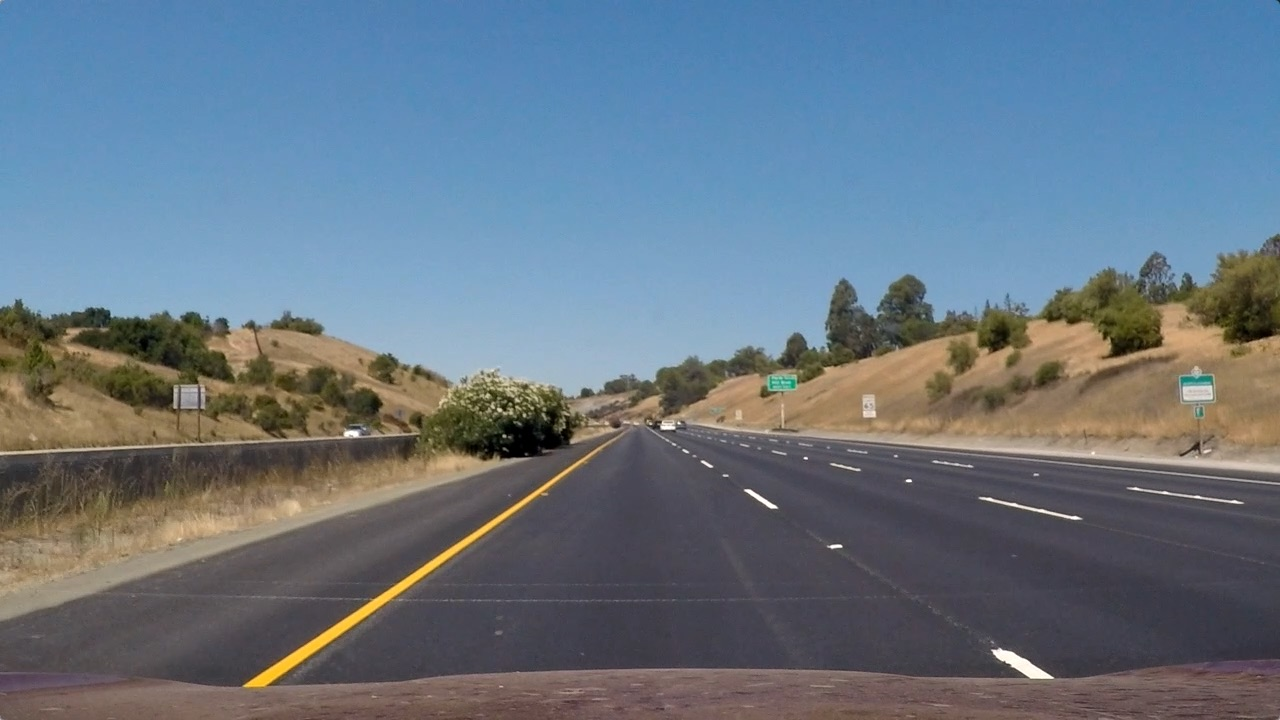
#> input picture test_images/straight_lines1.jpg, 1280 x 720 px; its folder holds only this picture in this run
$ python colorAndGradientThresholding.py   (older library calls are emulated)
#> lines starting #> are read from the running program, lines starting #| are printed output that depends on the picture; after the words box and inside, x2 and y2 are one past the last pixel; in counts of white or black regions, pixels touching at a corner belong together
### misc.py
import os
import matplotlib.pyplot as plt
import cv2

def getFileRelativeFilepathsInDirectory(dirName: str) -> [str]:
    """
    Gets relative file paths for given directory. Is NOT recursive amd ONLY
    searches for files, nothing else. Will return empty list if nothing is found or
    dirName does not exist.
    :param dirName: The root dir of where the file search should happen
    :return: Returns list with relative file paths as strings
    """
#> called with dirName = 'test_images'
    relativeFilepath = []
    for root, dirs, files in os.walk(dirName):
        for f in files:
            relativeFilepath.append(os.path.relpath(os.path.join(root, f), "."))
#> further down, img is the input picture: shape (720, 1280, 3); mean B, G, R 131.2, 117.7, 103.2
    return relativeFilepath

# [21 lines left out: functions showBeforeAfter, showImageInNewFigure, not called in this run]

def getFilenameFromPath(path):
    return os.path.basename(path)

def showFigureUntilKeyHit():
    plt.waitforbuttonpress()

# [9 lines left out: function putTextInImage, not called in this run]

### colorAndGradientThresholding.py
import cv2
import numpy as np


def absSobelThreshFilter(image, orient='x', sobelKernel=6, thresh=(0, 255)):
    # Use lightness channel of HLS color space for better performance over grayscale
#> called with orient = 'x', sobelKernel = 5, thresh = (15, 200)
    hls = cv2.cvtColor(image, cv2.COLOR_RGB2HLS)
#> hls: shape (720, 1280, 3); mean of channels 0, 1, 2 74.1, 117, 66.1
    l_channel = hls[:, :, 1]
    # Take the derivative in x or y given orient = 'x' or 'y'
    if orient == 'x':
        sobel = cv2.Sobel(l_channel, cv2.CV_64F, 1, 0, ksize=sobelKernel)
    else:
        sobel = cv2.Sobel(l_channel, cv2.CV_64F, 0, 1)
    # Get absolute value, direction is of no importance
    absSobel = np.absolute(sobel)
    # Scale to max value and apply threshold filter
    binaryImg = scaleAndApplyThresholdsOnAbsoluteSobel(absSobel, thresh)
#> in scaleAndApplyThresholdsOnAbsoluteSobel, `binaryImg = convertToBinaryFilter(scaledSobel, thresh)`:
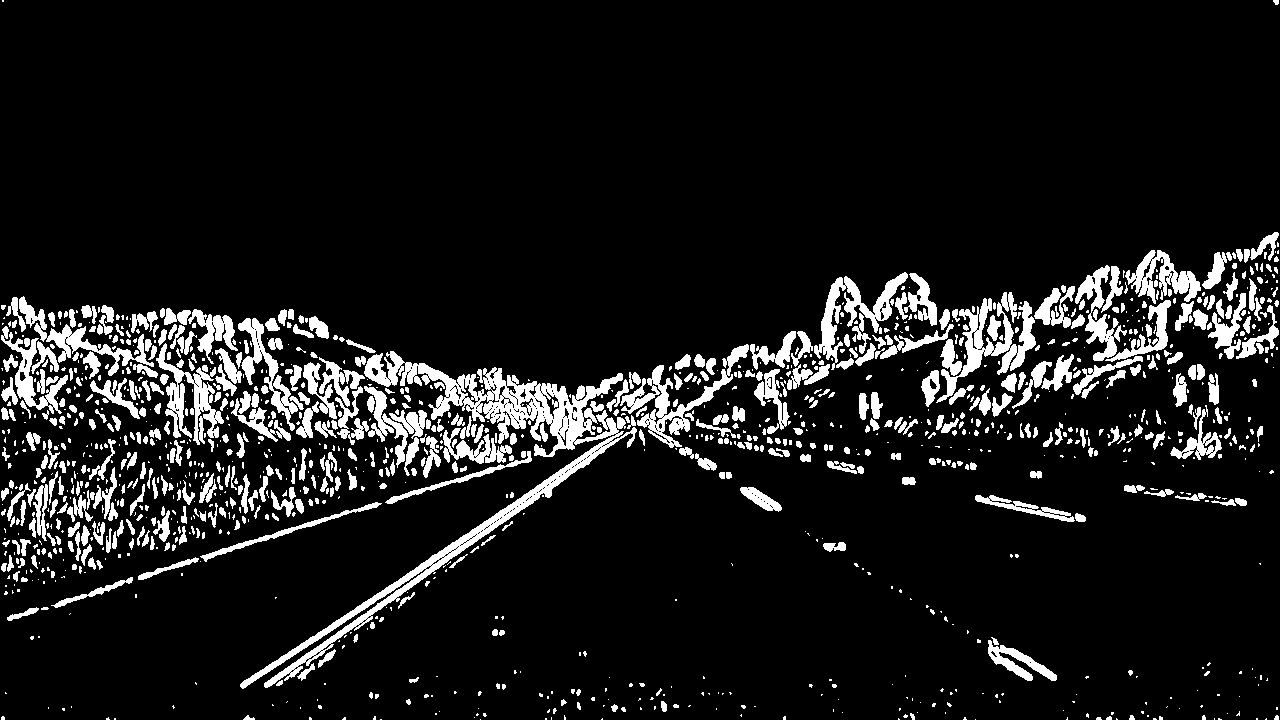
#> binaryImg: shape (720, 1280); values 0 (black) and 1 (white), 10.2% white; 1338 white regions (775 under 20 px), largest, box (x1, y1, x2, y2) and area: (240, 351, 637, 689) 13546, (936, 292, 1036, 403) 3073, (620, 344, 749, 448) 2718
    return binaryImg

def magSobelThreshFilter(image, sobelKernel=6, magThresh=(0, 255)):
    # Use lightness channel of HLS color space for better performance over grayscale
#> called with sobelKernel = 5, magThresh = (38, 124)
    hls = cv2.cvtColor(image, cv2.COLOR_RGB2HLS)
    lChannel = hls[:, :, 1]
    # Apply Sobel in both directions
    sobelX = cv2.Sobel(lChannel, cv2.CV_64F, 1, 0, ksize=sobelKernel)
    sobelY = cv2.Sobel(lChannel, cv2.CV_64F, 0, 1, ksize=sobelKernel)
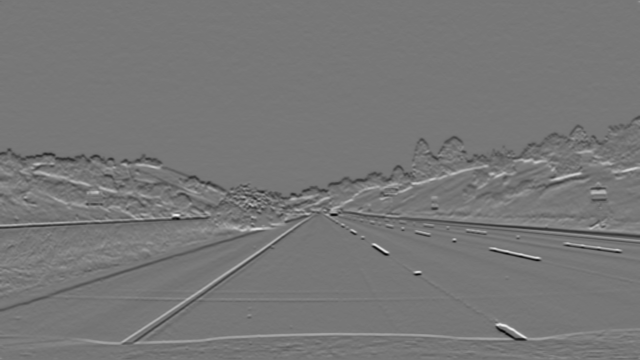
#> sobelY: shape (720, 1280) float64 (shown at 1/2 size); min -4268, max 4848, mean -5.5; drawn with min black and max white
    # Get absolute sum out of both, we are targeting for the magnitude,
    # no filtering for either direction
    absSobel = np.sqrt(np.square(sobelX) + np.square(sobelY))
    # Scale to max value and apply threshold filter
    binaryImg = scaleAndApplyThresholdsOnAbsoluteSobel(absSobel, magThresh)

    return binaryImg

def scaleAndApplyThresholdsOnAbsoluteSobel(absoluteSobel, thresh=(0, 255)):
    # Scale to max found value and convert to resolution 8bit
    scaledSobel = np.uint8(255 * absoluteSobel / np.max(absoluteSobel))
    # Convert to binary image
    binaryImg = convertToBinaryFilter(scaledSobel, thresh)

    return binaryImg

def convertToBinaryFilter(img, thresh=(0, 255)):
    # Prepare empty binary image
    binaryImg = np.zeros_like(img)
    # Only keep those pixels that are between the threshold
    binaryImg[(img >= thresh[0]) & (img <= thresh[1])] = 1
    return binaryImg

def sChannelThreshFilter(img, thresh=(0,255)):
#> called with thresh = (103, 200)
    hls = cv2.cvtColor(img, cv2.COLOR_RGB2HLS)
    sChannel = hls[:, :, 2]
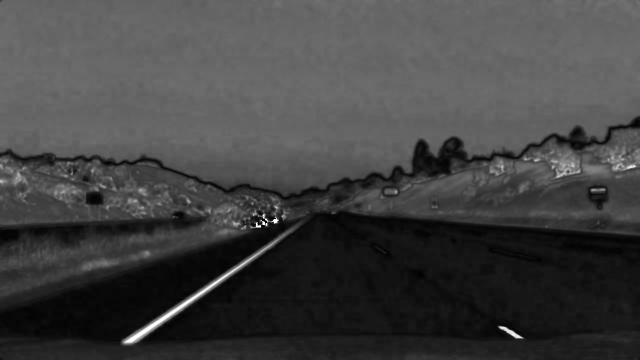
#> sChannel: shape (720, 1280) (shown at 1/2 size); min 0, max 255, mean 66.1
    # Convert to binary image
    binaryImg = convertToBinaryFilter(sChannel, thresh)
#> binaryImg: shape (720, 1280); values 0 (black) and 1 (white), 22.6% white; 602 white regions (436 under 20 px), largest, box (x1, y1, x2, y2) and area: (0, 0, 1280, 246) 155593, (78, 234, 310, 295) 7132, (309, 245, 513, 305) 5546
    return binaryImg

def mergeWithAnd(binImg1 , binImg2):
    mergedBinImg = np.zeros_like(binImg1)
    mergedBinImg[((binImg1 == 1)) & ((binImg2 == 1))] = 1
    return mergedBinImg


def mergeWithOr(binImg1, binImg2):
    mergedBinImg = np.zeros_like(binImg1)
    mergedBinImg[((binImg1 == 1)) | ((binImg2 == 1))] = 1
    return mergedBinImg

def blurFilter(img, blurKernel=5):
    return cv2.blur(img, (blurKernel,blurKernel))

if __name__ == '__main__':
    import misc

    testImages = misc.getFileRelativeFilepathsInDirectory('test_images')
    for imageName in testImages:
        img = cv2.imread(imageName)
        # Setup hyper parameters
        blurKernelSize = 5
        sobelKernelSize = 5
        absSobelXThresh = (15, 200)
        magSobelThresh = (38, 124)
        sChannelThresh = (103, 200)
        # Blur image
        blurImg = blurFilter(img, blurKernelSize)
        # Get gradient image via combination of x-dir abs. sobel and magnitude filter
        xGradImg = absSobelThreshFilter(blurImg,'x',sobelKernelSize, absSobelXThresh)
        magGradImg = magSobelThreshFilter(blurImg, sobelKernelSize, magSobelThresh)
        gradImg = mergeWithAnd(xGradImg, magGradImg)
        # Filter via s-channel filter esp. for yellow this is important
        sChannelImg = sChannelThreshFilter(blurImg, sChannelThresh)
        # Merge gradient and s-channel images via or to get best out of both worlds
        finalImg = mergeWithOr(gradImg, sChannelImg)
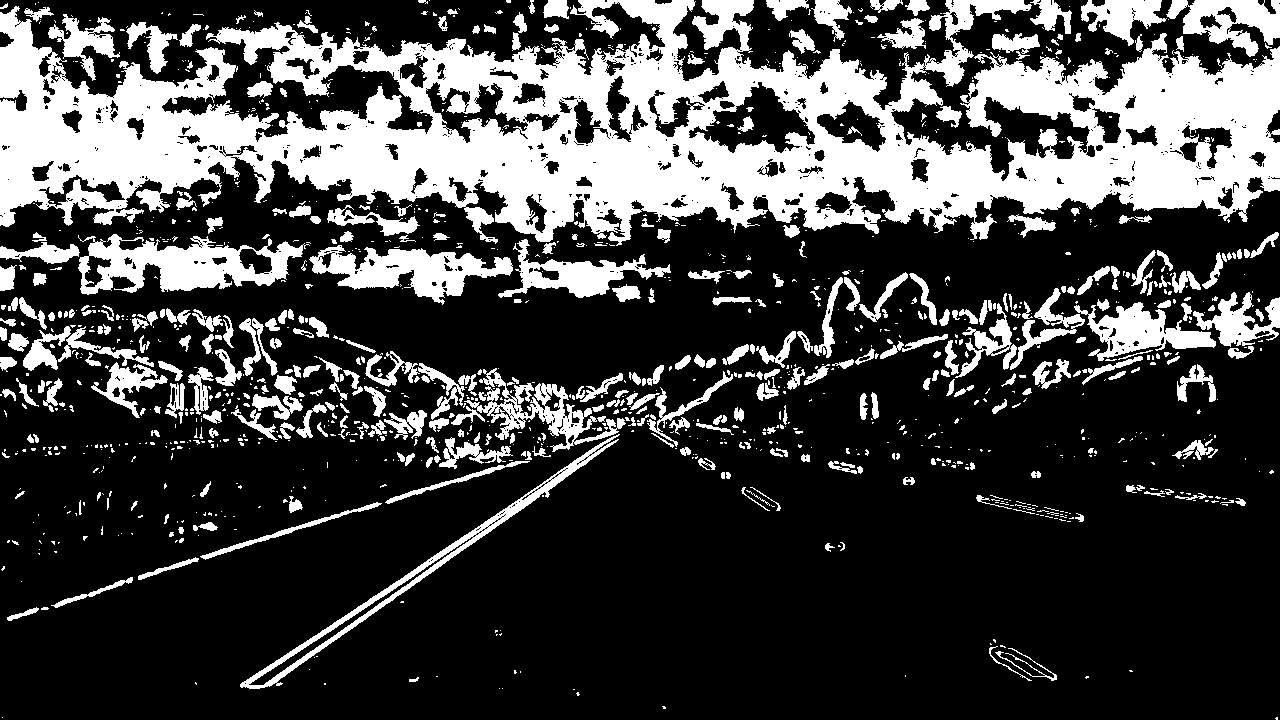
#> finalImg: shape (720, 1280); values 0 (black) and 1 (white), 26.9% white; 1277 white regions (901 under 20 px), largest, box (x1, y1, x2, y2) and area: (0, 0, 1280, 246) 155593, (78, 234, 310, 295) 7132, (309, 245, 513, 305) 5546
        # Show before after
        #misc.showBeforeAfter(cv2.cvtColor(img, cv2.COLOR_BGR2RGB), "Original", cv2.cvtColor(finalImg*255,cv2.COLOR_BGR2RGB), "Gradient and color threshold filter")
        #misc.showImageInNewFigure(cv2.cvtColor(finalImg*255,cv2.COLOR_BGR2RGB), "Gradient and color threshold filter")
        cv2.imwrite('debugOutput/' + misc.getFilenameFromPath(imageName), cv2.cvtColor(finalImg*255,cv2.COLOR_BGR2RGB))

$ run again, on test_images/test3.jpg
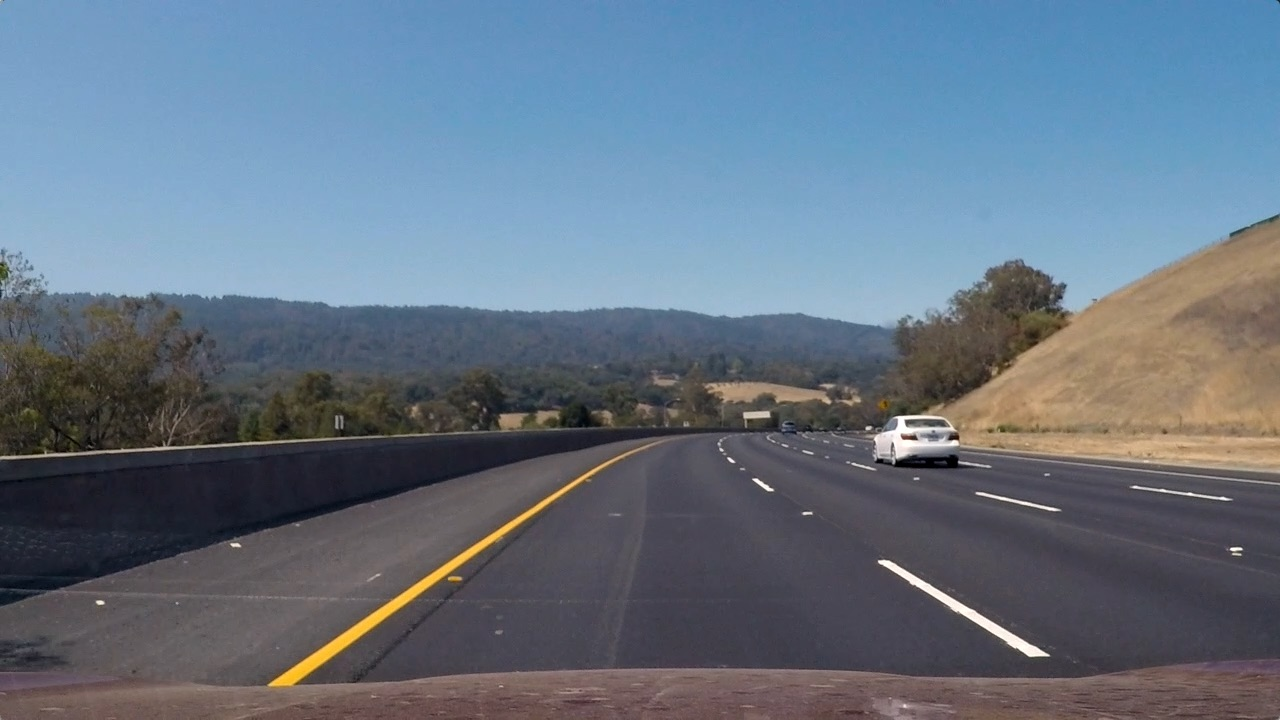
#> input picture test_images/test3.jpg, 1280 x 720 px
#> img is the input picture: shape (720, 1280, 3); mean B, G, R 130.7, 115.3, 101.1
#> hls: shape (720, 1280, 3); mean of channels 0, 1, 2 70.6, 115.7, 61.3
#> in scaleAndApplyThresholdsOnAbsoluteSobel, `binaryImg = convertToBinaryFilter(scaledSobel, thresh)`:
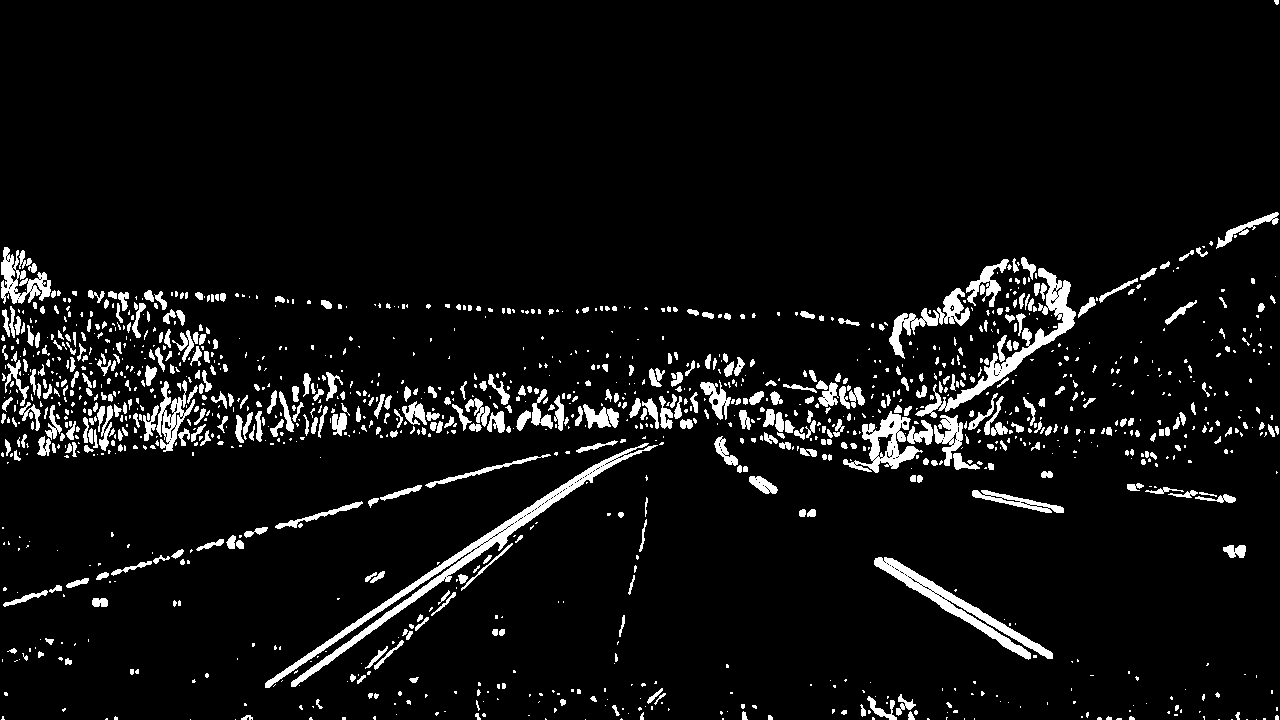
#> binaryImg: shape (720, 1280); values 0 (black) and 1 (white), 6.3% white; 1354 white regions (861 under 20 px), largest, box (x1, y1, x2, y2) and area: (265, 443, 658, 688) 5099, (915, 268, 1076, 418) 2994, (874, 557, 1053, 660) 2894
#> gradImg: shape (720, 1280); values 0 (black) and 1 (white), 2.4% white; 605 white regions (436 under 20 px), largest, box (x1, y1, x2, y2) and area: (265, 443, 658, 688) 4134, (917, 281, 1075, 418) 1608, (846, 414, 923, 473) 888
#> `finalImg = mergeWithOr(gradImg, sChannelImg)`:
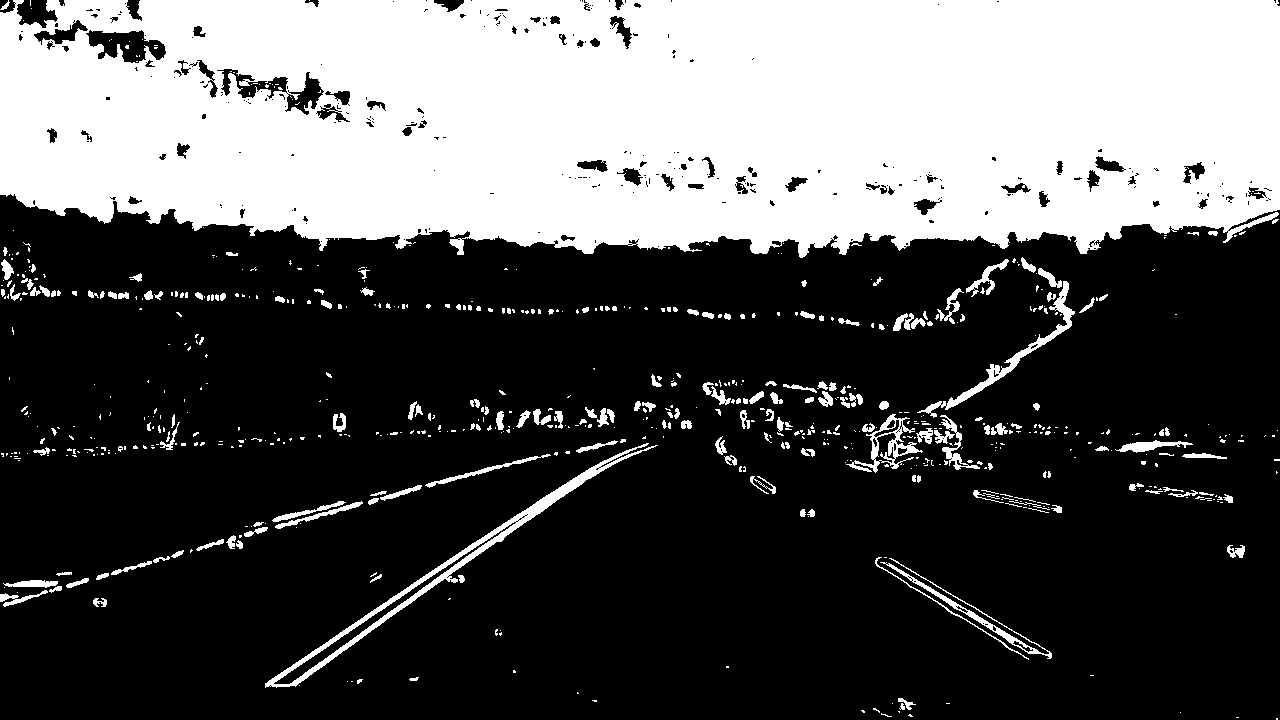
#> finalImg: shape (720, 1280); values 0 (black) and 1 (white), 34.1% white; 694 white regions (507 under 20 px), largest, box (x1, y1, x2, y2) and area: (0, 0, 1280, 258) 289517, (265, 443, 658, 688) 4352, (917, 281, 1075, 418) 1629
